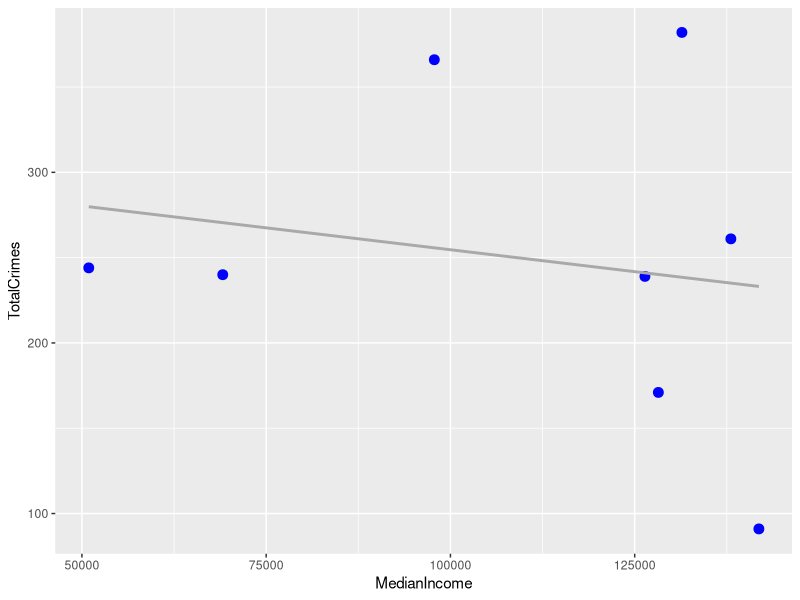
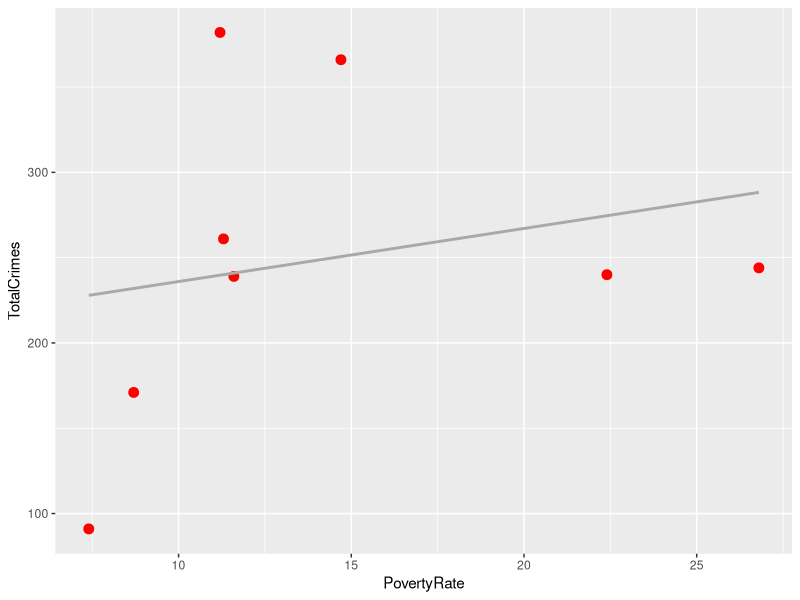
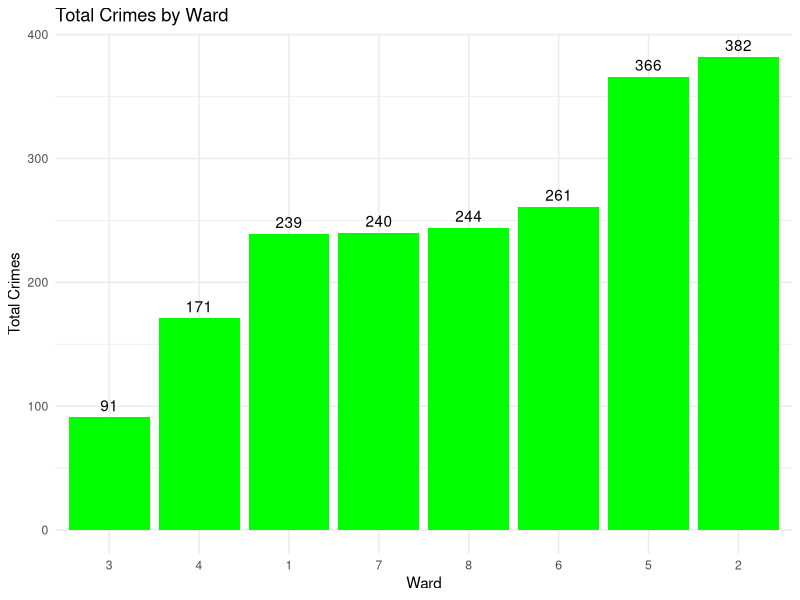
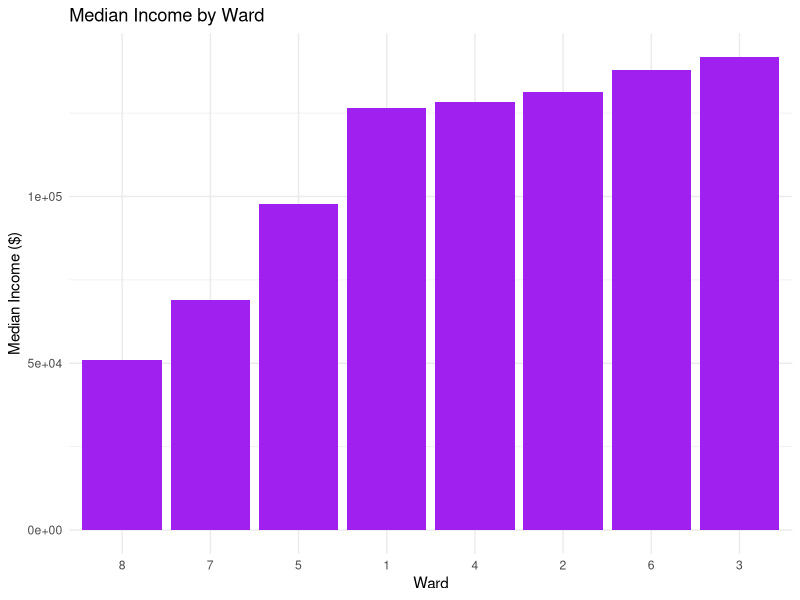
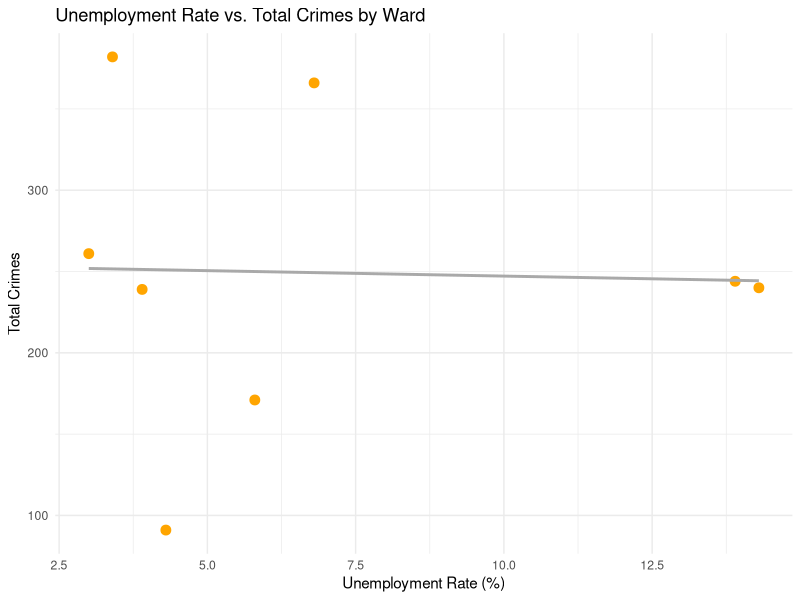

Write R code to recreate these figures, in order.
## ---- chunk 1
library(tidyverse)
library(ggplot2)
## ---- chunk 2
# Load Economic Data
economic_data <- read_csv("Economic Characteristics of DC Wards.csv", show_col_types = FALSE ) %>%
  select(
    Ward = Name,
    MedianIncome = `INCOME AND BENEFITS (IN 2022 INFLATION-ADJUSTED DOLLARS):  Total households:  Median household income (dollars)`,
    PovertyRate = `PERCENTAGE WHOSE INCOME IN THE PAST 12 MONTHS IS BELOW THE POVERTY LEVEL:  All people`,
    UnemploymentRate = `EMPLOYMENT STATUS:  Civilian labor force:  Unemployment Rate`
  ) %>%
  mutate(Ward = str_extract(Ward, "Ward \\d"))  # Ensure consistent formatting

# Display the first few rows
head(economic_data)
## ---- chunk 3
crime_data <- read_csv("Crime_Incidents_in_the_Last_30_Days.csv", show_col_types = FALSE)

# Aggregate Crime Data by Ward 
aggregated_crime <- crime_data %>%
  group_by(WARD) %>%
  summarize(TotalCrimes = n()) %>%
  ungroup()

# Display the aggregated data
head(aggregated_crime)

## ---- chunk 4
economic_data_cleaned <- economic_data %>%
  mutate(Ward = str_extract(Ward, "\\d+"))

# View the cleaned data 
print(economic_data_cleaned)

## ---- chunk 5

# Convert Ward in economic_data_cleaned to numeric 
economic_data_cleaned <- economic_data_cleaned %>%
  mutate(Ward = as.numeric(Ward))

# Merging the Datasets
merged_data <- economic_data_cleaned %>%
  inner_join(aggregated_crime, by = c("Ward" = "WARD"))

## ---- chunk 6
# View the merged data
print(merged_data)
## ---- chunk 7
# Plot 1: Median Household Income vs. Total Crimes 
ggplot(merged_data, aes(x = MedianIncome, y = TotalCrimes)) + 
  geom_point(color = "blue", size = 3) + 
  geom_smooth(method = "lm", se = FALSE, color = "darkgray")
  labs(title = "Median Household Income vs. Total Crimes by Ward",
       x = "Median Household Income ($)",
       y = "Total Crimes") + 
  theme_minimal()
## ---- chunk 8
#Plot 2: Poverty Rate vs. Total Crimes
ggplot(merged_data, aes(x = PovertyRate, y = TotalCrimes)) +
  geom_point(color = "red", size = 3) +
  geom_smooth(method = "lm", se = FALSE, color = "darkgray")
  labs(title = "Poverty Rate vs. Total Crimes by Ward",
       x = "Poverty Rate (%)",
       y = "Total Crimes") +
  theme_minimal()
## ---- chunk 9
ggplot(merged_data, aes(x = reorder(Ward, TotalCrimes), y = TotalCrimes)) +
  geom_bar(stat = "identity", fill = "green") +
  geom_text(aes(label = TotalCrimes), vjust = -0.5, color = "black") + 
  labs(title = "Total Crimes by Ward",
       x = "Ward",
       y = "Total Crimes") +
  theme_minimal() 

## ---- chunk 10
ggplot(merged_data, aes(x = reorder(Ward, MedianIncome), y = MedianIncome)) +
  geom_bar(stat = "identity", fill = "purple") +
  labs(
    title = "Median Income by Ward", 
    x = "Ward",
    y = "Median Income ($)"
  ) +
  theme_minimal() 
## ---- chunk 11

# Plot: Unemployment Rate vs. Total Crimes
ggplot(merged_data, aes(x = UnemploymentRate, y = TotalCrimes)) +
  geom_point(color = "orange", size = 3) +
  geom_smooth(method = "lm", se = FALSE, color = "darkgray") + # Add trend line
  labs(title = "Unemployment Rate vs. Total Crimes by Ward",
       x = "Unemployment Rate (%)",
       y = "Total Crimes") +
  theme_minimal()

## ---- chunk 12
# Saving the Merged Data
write.csv(merged_data, "Merged_DC_Economic_Crime_Data.csv")
